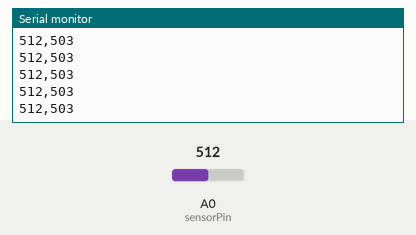
Recording of a sketch running on a simulated Arduino Uno, built with avr-gcc and run on an emulated ATmega328P. Parts: the last lines printed to the serial monitor. Inputs (shaded band) come from the test bench; at power-on: A0 (sensorPin) = 512.

Above: at 2.7 s.
2.8 s: A0 (sensorPin) set to 1009
At 3.5 s:
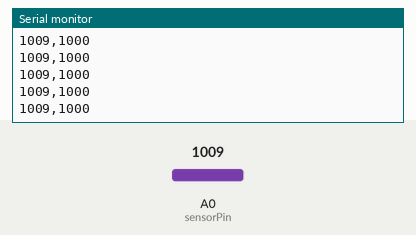
4.3 s: A0 (sensorPin) set to 1017
At 4.8 s:
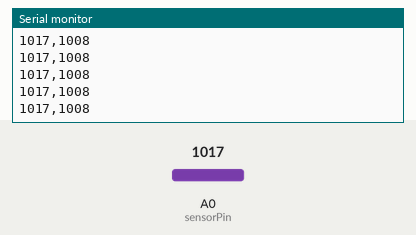
Timing chart, 0 to 7.3 s (numbered marks = the images above; inputs shaded):
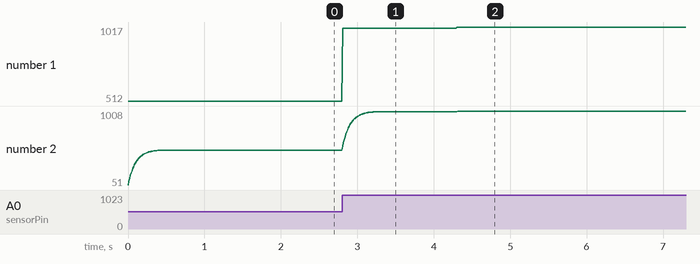

The sketch:

smooth_analogic_moving_avarage.ino
```cpp
/*
  Read an analog signal ( potentiometer ) and smooth the output ( noise )
  with Exponential moving average ( low pass ) https://goo.gl/fkpxH9 .
  The example plot 2 value,
      "sensorValue" without filter
      "EMA_S" with filter

  DaveCalaway
*/

#define sensorPin  A0    // select the input pin for the potentiometer
int sensorValue = 0;  // variable to store the value coming from the sensor
float EMA_a = 0.1;      //initialization of EMA alpha
int EMA_S = 0;          //initialization of EMA S

void setup() {
  Serial.begin(115200);
  //EMA_S = analogRead(sensorPin);  //set EMA S for t=1
}

void loop() {
  sensorValue = analogRead(sensorPin);                //read the sensor value using ADC
  EMA_S = (EMA_a * sensorValue) + ((1 - EMA_a) * EMA_S); //run the EMA
  Serial.print(sensorValue);
  Serial.print(",");
  Serial.println(EMA_S);                              //print digital value to serial
  delay(10);                                          //10ms delay
}

/*
   What happen if you uncomment EMA_S ?
   What happen if you modify the delay?
   What happen if you modify the EMA_a? remember  1<EMA_a<0
*/
```

Measured:
- after the input at 2.8 s, the serial monitor: prints a new line at once (image 1)
- after the input at 4.3 s, the serial monitor: prints a new line at once (image 2)
- plotted number 1: 512 → 1009 after the input at 2.8 s, 1009 → 1017 after the input at 4.3 s
- plotted number 2: 503 → 1000 after the input at 2.8 s, 1000 → 1008 after the input at 4.3 s
